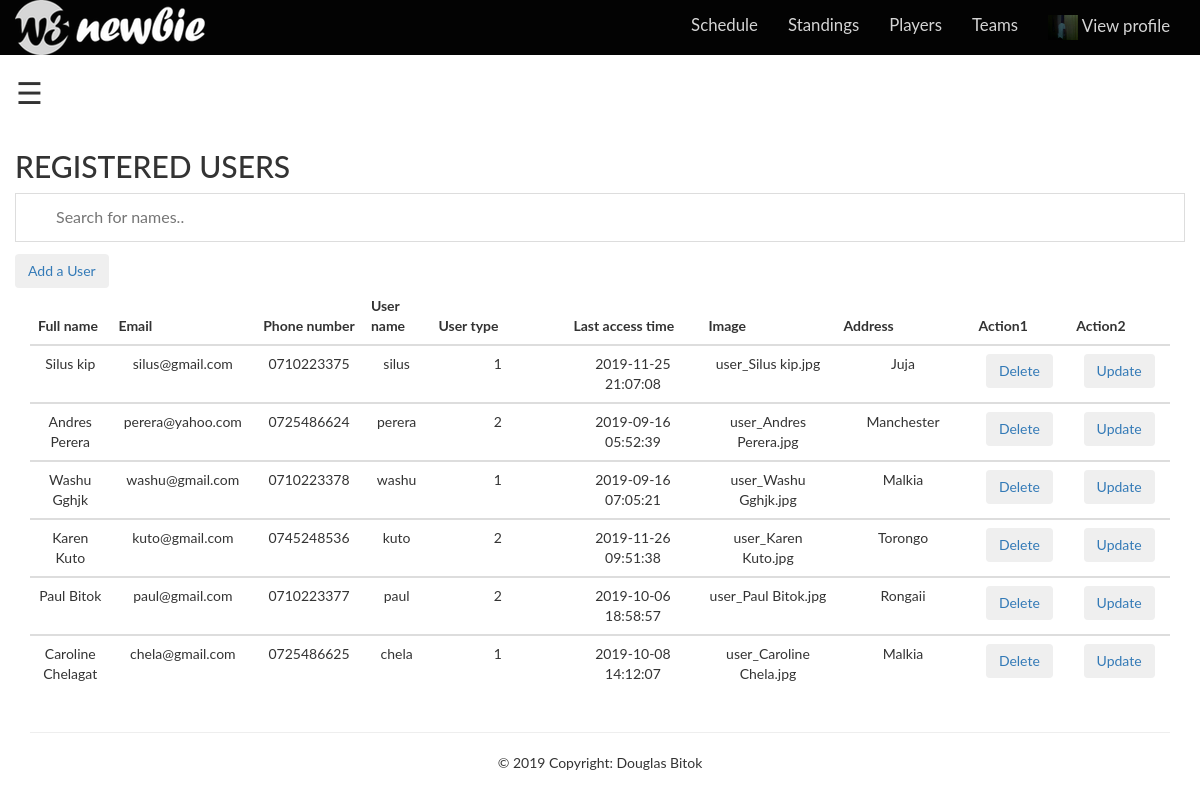
/users.php (signed in), run on the app's committed database.
### tables this page shows
CREATE TABLE `users` (
  `userId` int(15) NOT NULL,
  `Full_Name` varchar(50) NOT NULL,
  `email` varchar(50) NOT NULL,
  `phone_Number` varchar(15) NOT NULL,
  `User_Name` varchar(50) NOT NULL,
  `Password` varchar(50) NOT NULL DEFAULT '123456',
  `UserType` int(9) NOT NULL,
  `AccessTime` timestamp NOT NULL DEFAULT CURRENT_TIMESTAMP,
  `Image` varchar(100) NOT NULL,
  `Address` varchar(100) NOT NULL
);

### users.php (the view, shortened to what this page needs)
<?php
    require_once "connection.php";
?>
<!DOCTYPE html>
<html>
<head>
  <link rel="stylesheet" href="https://maxcdn.bootstrapcdn.com/bootstrap/3.3.7/css/bootstrap.min.css">
  <link rel="stylesheet" href="https://cdnjs.cloudflare.com/ajax/libs/font-awesome/4.7.0/css/font-awesome.min.css">
  <link rel="stylesheet" type="text/css" href="css.css">
</head>
<body>
<nav class="navbar navbar-inverse">
      <div class="container-fluid">
        <div class="navbar-header">
          <a href="#" class="navbar-nav navbar navbar-right"><img src="img/w3newbie.png"></a>
        </div>
        <div class="collapse navbar-collapse" id="myNavbar">
          <ul class="nav navbar-nav navbar-right">
            <li> <a href="exampleadmin.php">Schedule</a></li>
            <li> <a href="standingsadmin.php">Standings</a></li>
            <li> <a href="playersadmin.php">Players</a></li>
            <li> <a href="teamsadmin.php">Teams</a></li>
            <li style="float:right;"><a href="profile.php?userId=<?=$_SESSION["authlog"]["userId"]?>"><img style="width:30px; height:25px; background-color:white;" src="images/people/<?php echo $_SESSION["authlog"]["Image"];?>"><?php echo ' ';?>View profile</a></li>
          </ul>
        </div>
      </div>
   </nav>
<body>
<div id="main">
    <span style="font-size:30px;cursor:pointer" onclick="openNav()">&#9776;</span>
</div>
</body>
<div class="container">
  <div class="row">
    <div>
<h2>REGISTERED USERS</h2>
<input type="text" id="myInput" onkeyup="myFunction()" placeholder="Search for names.." title="Type in a name">
<td><a href="add.php"><button class="btn btn-secondary">Add a User</button>
</a>
<div class="container">
<table class="table table-hover">
  <thead class="thead-dark">
  <tr class="header">
    <th style="width:5%;">Full name</th>
    <th style="width:5%;">Email</th>
    <th style="width:5%;">Phone number</th>
    <th style="width:5%;">User name</th>
    <th style="width:10%;">User type</th>
    <th style="width:10%;">Last access time</th>
    <th style="width:10%;">Image</th>
    <th style="width:10%;">Address</th>
    <th style="width:7%;">Action1</th>
    <th style="width:7%;">Action2</th>
  </tr>
</thead>
  <?php
$select_qry="SELECT `userId`, `Full_Name`, `email`, `phone_Number`, `User_Name`, `UserType`, `AccessTime`, `Image`, `Address` FROM `users`  ";
$results=$conn->query($select_qry);
if ($results->num_rows>0){
  while ($row=$results->fetch_assoc()) {
 ?>
  <tbody>
  <tr>
  <td align="center" scope="row"><?php echo $row["Full_Name"]; ?></td>
  <td align="center" scope="row"><?php echo $row["email"]; ?></td>
  <td align="center" scope="row"><?php echo $row["phone_Number"]; ?></td>
  <td align="center" scope="row"><?php echo $row["User_Name"]; ?></td>
  <td align="center" scope="row"><?php echo $row["UserType"]; ?></td>
  <td align="center" scope="row"><?php echo $row["AccessTime"]; ?></td>
  <td align="center" scope="row"><?php echo $row["Image"]; ?></td>
  <td align="center" scope="row"><?php echo $row["Address"]; ?></td>
  <td align="center"><a href="delete.php?userId=<?= $row['userId']?>" ><button class="btn btn-secondary">Delete</button>
          <td align="center"><a href="review.php?userId=<?= $row['userId']?>" ><button class="btn btn-secondary">Update</button>
 </tr>
 <?php
 }
}else {
  echo "0 results";
 }
    ?>
  </tbody>
</table>
    </div>
  </div>
</div>
</body>
</html>
<hr>
  <footer class="page-footer text-center text-md-left pt-4">
    <div class="footer-copyright py-3 text-center">
      <div class="container-fluid">
        © 2019 Copyright:  Douglas Bitok
      </div>
    </div>
  </footer>

### css.css (style rules this page uses)
.navbar { margin-bottom: 0; border-radius: 0; background-color: #030303; color: #FFF padding: 1% 0; font-size: 1.2em; border:0; }
.navbar-inverse .navbar-nav li a { color: #D5D5D5; }

### users.php (style rules this page uses)
* { box-sizing: border-box; }
.navbar { margin-bottom: 0; border-radius: 0; background-color: #030303; color: #FFF padding: 1% 0; font-size: 1.2em; border:0; }
#myInput { background-image: url('/css/searchicon.png'); background-position: 10px 10px; background-repeat: no-repeat; width: 100%; font-size: 16px; padding: 12px 20px 12px 40px; border: 1px solid #ddd; margin-bottom: 12px; }
body { font-family: "Lato", sans-serif; transition: background-color .5s; }
#main { transition: margin-left .5s; padding: 16px; }

### data on the page
users: Full_Name "Silus kip", email "silus@gmail.com", phone_Number "0710223375", User_Name "silus", UserType "1", AccessTime "2019-11-25 21:07:08", Image "user_Silus kip.jpg", Address "Juja"
users: Full_Name "Andres Perera", email "perera@yahoo.com", phone_Number "0725486624", User_Name "perera", UserType "2", AccessTime "2019-09-16 05:52:39", Image "user_Andres Perera.jpg", Address "Manchester"
users: Full_Name "Washu Gghjk", email "washu@gmail.com", phone_Number "0710223378", User_Name "washu", UserType "1", AccessTime "2019-09-16 07:05:21", Image "user_Washu Gghjk.jpg", Address "Malkia"
users: Full_Name "Karen Kuto", email "kuto@gmail.com", phone_Number "0745248536", User_Name "kuto", UserType "2", AccessTime "2019-11-26 09:51:38", Image "user_Karen Kuto.jpg", Address "Torongo"
users: Full_Name "Paul Bitok", email "paul@gmail.com", phone_Number "0710223377", User_Name "paul", UserType "2", AccessTime "2019-10-06 18:58:57", Image "user_Paul Bitok.jpg", Address "Rongaii"
users: Full_Name "Caroline Chelagat", email "chela@gmail.com", phone_Number "0725486625", User_Name "chela", UserType "1", AccessTime "2019-10-08 14:12:07", Image "user_Caroline Chela.jpg", Address "Malkia"
